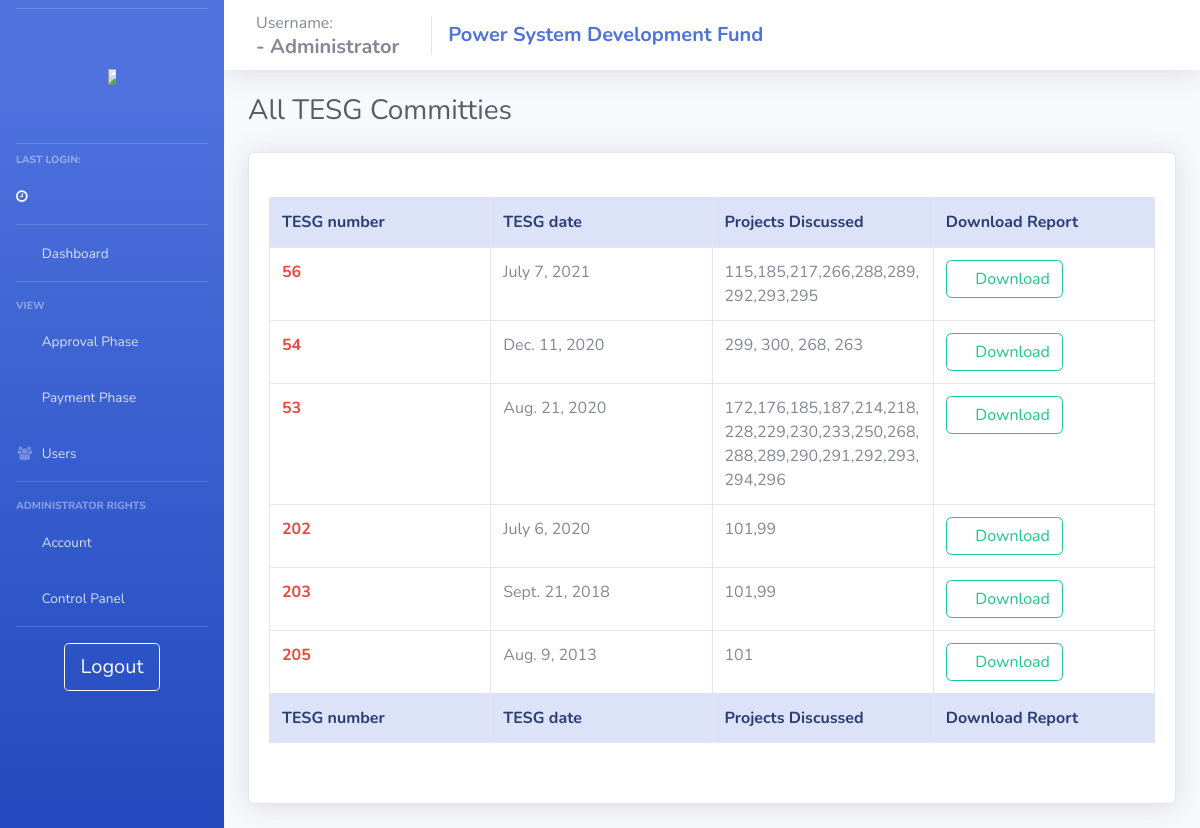
Page /view_TESGs (signed in) on the committed database.
### psdf_main/models.py (models this page shows)
class TESG_admin(models.Model):
    TESG_no = models.IntegerField(null=False, unique=True)
    filepath = models.TextField(null=True)
    TESG_date = models.DateField(null = True)
    projects = models.TextField(null=True)

### psdf_main/admin_viewall.py (the view)
# urls.py: path('view_TESGs', views.view_TESGs, name = "view_TESGs"),
def view_TESGs(request):
    if adminonline(request):
        context = full_admin_context(request)
        context['tesgs'] = TESG_admin.objects.all()
        return render(request, 'psdf_main/_admin_view_tesgs.html', context)
    else:
        return oops(request)

### psdf_main/helpers.py (called while the page is built, shortened)
def adminonline(request):
    if (request.session.has_key('user') and request.session.has_key('admin')):
        return True
    else:
        return False

def userDetails(username):
    user = {}
    userobj = users.objects.filter(username = username)[:1]
    return user

def pen_users(request):
    if adminonline(request):
        penuser = users.objects.filter(activate = False)
        return penuser
    else:
        return oops(request)

def pen_users_num(request):
    if adminonline(request):
        penuser = pen_users(request)
        if penuser:
            return penuser.count()
        else:
            return 0
    else:
        return oops(request)

def full_admin_context(request):
    if adminonline(request):
        context = {'user':userDetails(request.session['user']) , 'nopendingusers' : pen_users_num(request), 'nopendingprojects' : temp_projects.objects.all().exclude(deny = True).count()}
        context['tesgprojects'] = projects.objects.filter(status = '1', deny = False)
        context['appraisal_projects'] = projects.objects.filter(status = '2', deny = False)
        context['monitoring_projects'] = projects.objects.filter(status = '3', deny = False)
        context['noTESG'] = context['tesgprojects'].count()
        context['noappr'] = context['appraisal_projects'].count()
        context['nomon'] = context['monitoring_projects'].count()
        return context
    else:
        return {}

### psdf_main/templates/psdf_main/_admin_view_tesgs.html (shortened to what this page needs)
{% extends 'psdf_main/includes/admin_layout.html'%} {% load static %} {% block body %}
<div class="d-sm-flex align-items-center justify-content-between mb-4">
    <h1 class="h3 mb-0 text-gray-800">All TESG Committies</h1>
</div>
<div class="row">
    <div class="col-lg-12">
        <div class="card shadow mb-4">
            <div class="card-body">
                <br>
                <div class="table-responsive">
                    <table class="table table-bordered" id="dataTable" width="100%" cellspacing="0" style="table-layout: fixed;
                    width: 100%;">
                        <thead class="alert-primary">
                            <tr>
                                <th>TESG number</th>
                                <th>TESG date</th>
                                <th>Projects Discussed</th>
                                <th>Download Report</th>
                            </tr>
                        </thead>
                        <tfoot class="alert-primary">
                            <tr>
                                <th>TESG number</th>
                                <th>TESG date</th>
                                <th>Projects Discussed</th>
                                <th>Download Report</th>
                            </tr>
                        </tfoot>
                        <tbody>
                            {% if not tesgs %}
                            <tr>
                                <td>Not Available</td>
                                <td>Not Available</td>
                                <td>Not Available</td>
                                <td>Not Available</td>
                            </tr>
                            {% else %} {% for tesg in tesgs %}
                            <tr>
                                <td class="font-weight-bold text-danger">{{tesg.TESG_no}}</td>
                                <td>{{tesg.TESG_date}}</td>
                                <td>{{tesg.projects}}</td>
                                <td><a class="btn btn-outline-success" href="/download_tesg_report/{{tesg.id}}"><i class="fas fa-download"></i> Download </a></td>
                            </tr>
                            {% endfor %} {% endif %}
                        </tbody>
                    </table><br>
                </div>
            </div>
        </div>
    </div>
</div>
{% endblock %}

### static/css/base.css (style rules this page uses)
.table-responsive { max-height: 80%; }

### rows in the picture
TESG_admin: TESG_no "56", TESG_date "July 7, 2021", projects "115,185,217,266,288,289,292,293,295"
TESG_admin: TESG_no "54", TESG_date "Dec. 11, 2020", projects "299, 300, 268, 263"
TESG_admin: TESG_no "53", TESG_date "Aug. 21, 2020", projects "172,176,185,187,214,218,228,229,230,233,250,268,288,289,290,291,292,293,294,296"
TESG_admin: TESG_no "202", TESG_date "July 6, 2020", projects "101,99"
TESG_admin: TESG_no "203", TESG_date "Sept. 21, 2018", projects "101,99"
TESG_admin: TESG_no "205", TESG_date "Aug. 9, 2013", projects "101"
